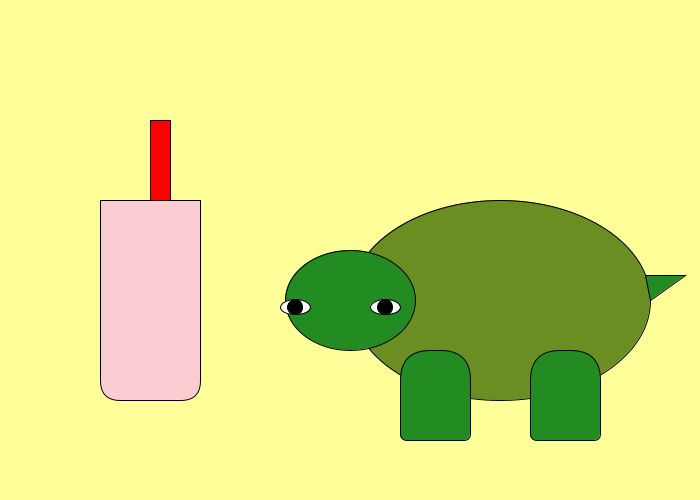
Frame 1 (no input)
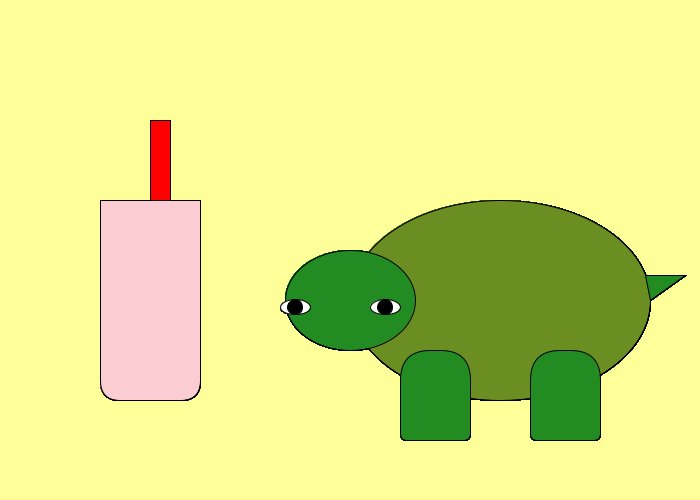
Frame 60 (the mouse pressed at the canvas centre just before this capture)
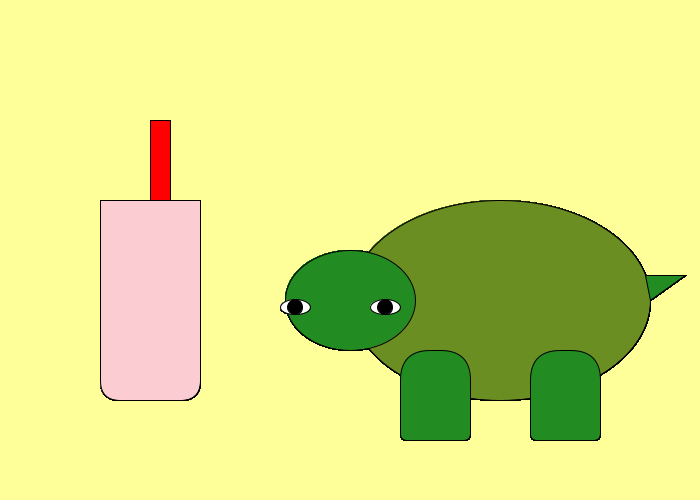
Frame 120 (the mouse held since frame 60 and released just before this capture)

The Processing sketch that drew these frames (run headless with seeded random() and noise(); from frame 60 on, the mouse is pressed at the canvas centre):

// Processing sketch: Peepers
// ── Peepers.pde

 void setup() {
  size(700,500);
  background(255,255,153);
   
 }


void draw() {
  
//Pink Lemonade and Straw
fill(251,204,209);
rect(100,200,100,200,0,0,20,20);

fill(255,0,0);
rect(150,120,20,80);


//Turtle Body
fill(107,142,35);
ellipse(500,300, 300,200);

//Head
fill(34,139,34);
ellipse(350,300,130,100);

//Legs
rect(400,350,70,90,30,30,7,7);
rect(530,350,70,90,30,30,7,7);

//Tail
triangle(645,275,650,300,685,275);

//Eyes
fill(255);
ellipse(295,307, 30,15);
ellipse(385,307, 30,15);

fill(0);
ellipse(295,307, 15,15);
ellipse(385,307, 15,15);


}
